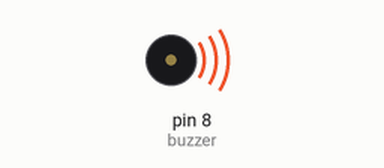
The sketch below on a simulated Arduino Uno, built with avr-gcc and run on an emulated ATmega328P. Parts: buzzer (waves = sounding).

Above: at 0.7 s.
Timing chart, 0 to 15.2 s (numbered marks = the images above):
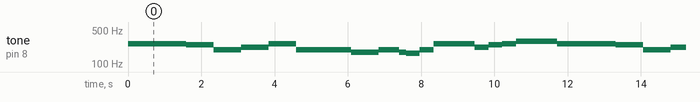

The sketch:

Projeto_12_Refrao_de_Puff_O_Dragao_Magico.ino
```cpp
//Projeto 12 - Tocador de melodias

#define NOTA_C3  131
#define NOTA_CS3 139
#define NOTA_D3  147
#define NOTA_DS3 156
#define NOTA_E3  165
#define NOTA_F3  175
#define NOTA_FS3 185
#define NOTA_G3  196
#define NOTA_GS3 208
#define NOTA_A3  220
#define NOTA_AS3 233
#define NOTA_B3  247
#define NOTA_C4  262
#define NOTA_CS4 277
#define NOTA_D4  294
#define NOTA_DS4 311
#define NOTA_E4  330
#define NOTA_F4  349
#define NOTA_FS4 370
#define NOTA_G4  392
#define NOTA_GS4 415
#define NOTA_A4  440
#define NOTA_AS4 466
#define NOTA_B4  494

#define todo 1
#define meio 0.5
#define quarto 0.25
#define oitavo 0.125
#define decimo_sexto 0.0625

int afinacao[] = { NOTA_C4,
               NOTA_C4,
               NOTA_C4,
               NOTA_C4,
               NOTA_C4,
               NOTA_B3,
               NOTA_G3,
               NOTA_A3,
               NOTA_C4,
               NOTA_C4,
               NOTA_G3,
               NOTA_G3,
               NOTA_F3,
               NOTA_F3,
               NOTA_G3,
               NOTA_F3,
               NOTA_E3,
               NOTA_G3,
               NOTA_C4,
               NOTA_C4,
               NOTA_C4,
               NOTA_C4,
               NOTA_A3,
               NOTA_B3,
               NOTA_C4,
               NOTA_D4 };

float duracao[] = { oitavo, quarto+oitavo, decimo_sexto, quarto, quarto, meio, meio,
                    meio, quarto, quarto, meio+quarto, quarto, quarto, quarto, quarto+oitavo, oitavo,
                    quarto, quarto, quarto, oitavo, oitavo, quarto, quarto, quarto, quarto, meio+quarto
                   };
int tamanho;
int buzzer = 8;

void setup(){
  pinMode(buzzer, OUTPUT);
  tamanho = sizeof(afinacao) / sizeof(afinacao[0]);
}

void loop(){
  for(int x=0; x < tamanho; x++){
    tone(buzzer, afinacao[x]);
    delay(1500 * duracao[x]);
    noTone(buzzer);
  }
  //delay(1);
}
```

Measured:
- by itself, tone on pin 8 (buzzer): repeats every 11.7 s: 247 Hz 0.75 s, 196 Hz 0.75 s, 220 Hz 0.75 s, 262 Hz 0.75 s, 196 Hz 1.5 s, 175 Hz 0.75 s, 196 Hz 0.56 s, 175 Hz 0.19 s, 165 Hz 0.38 s, 196 Hz 0.38 s, 262 Hz 1.1 s, 220 Hz 0.38 s, 247 Hz 0.38 s, 262 Hz 0.38 s, 294 Hz 1.1 s, 262 Hz 1.6 s
